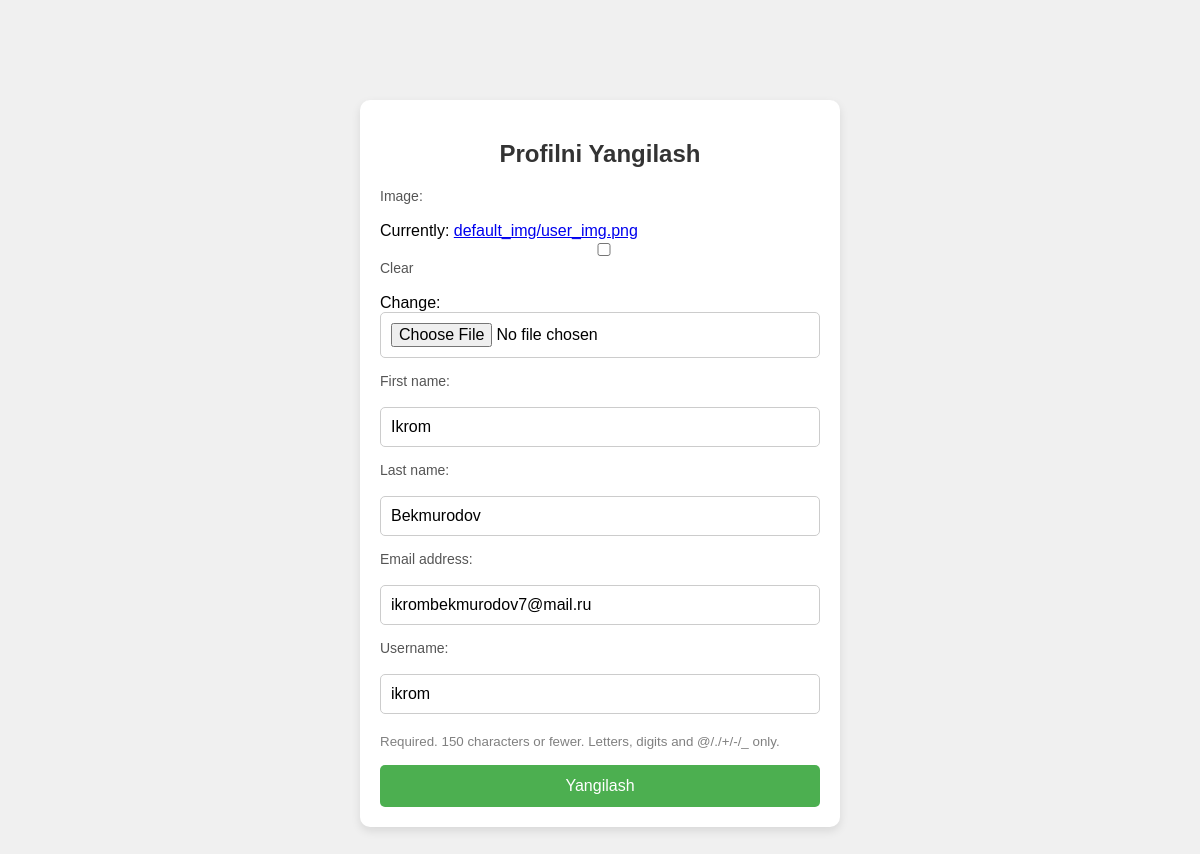
Page /users/update-profile/ (signed in) on the committed database.
### users/models.py (models this page shows, shortened)
class CustomUser(AbstractUser):
    image = models.ImageField(upload_to='users_image/', blank=True, null=True, default='default_img/user_img.png')
    class Meta:
        db_table = 'custom_user'

### users/views.py (the view, shortened to what this page needs)
# urls.py: path('update-profile/', ProfileUpdateView.as_view(), name='update-profile'),
class ProfileUpdateView(View):
    def get(self, request):
        update_form = ProfileUpdateForm(instance=request.user)
        context = {
            'form': update_form
        }
        return render(request, 'profile_update.html', context=context)

### users/forms.py
class ProfileUpdateForm(forms.ModelForm):
    class Meta:
        model = CustomUser
        fields = ('image', 'first_name', 'last_name', 'email', 'username')

### users/templates/profile_update.html (shortened to what this page needs)
<!DOCTYPE html>
<html lang="uz">
<head>
</head>
<body>
    <div class="container">
            <h2>Profilni Yangilash</h2>
        <form method="post" enctype="multipart/form-data">
            {% for field in form %}
                <div class="form-group">
                    {{ field.label_tag }}<br>
                    <div class="au-input au-input--full">{{ field }}</div>
                    {% if field.help_text %}
                        <br><small style="color: grey">{{ field.help_text }}</small>
                    {% endif %}
                </div>
            {% endfor %}
            <button type="submit">Yangilash</button>
        </form>
    </div>
</body>
</html>

### users/templates/profile_update.html (style rules this page uses)
* { box-sizing: border-box; }
body { font-family: Arial, sans-serif; background-color: #f0f0f0; margin: 0; padding: 0; }
.container { width: 40%; margin: 100px auto; padding: 20px; background-color: #ffffff; box-shadow: 0px 4px 10px rgba(0, 0, 0, 0.1); border-radius: 10px; }
h2 { text-align: center; color: #333; }
.form-group { margin-bottom: 15px; }
label { display: block; font-size: 14px; color: #555; }
input { width: 100%; padding: 10px; border: 1px solid #ccc; border-radius: 5px; font-size: 16px; }
button { width: 100%; padding: 12px; background-color: #4CAF50; color: #ffffff; border: none; border-radius: 5px; font-size: 16px; cursor: pointer; transition: background-color 0.3s ease; }

### rows in the picture
CustomUser: form "Ikrom" "Bekmurodov" "ikrombekmurodov7@mail.ru" "ikrom"

### other values in the picture
{{ field.label_tag }} "Image:" "First name:" "Last name:" "Email address:" "Username:"
{{ field.help_text }} "Required. 150 characters or fewer. Letters, digits and @/./+/-/_ only."
